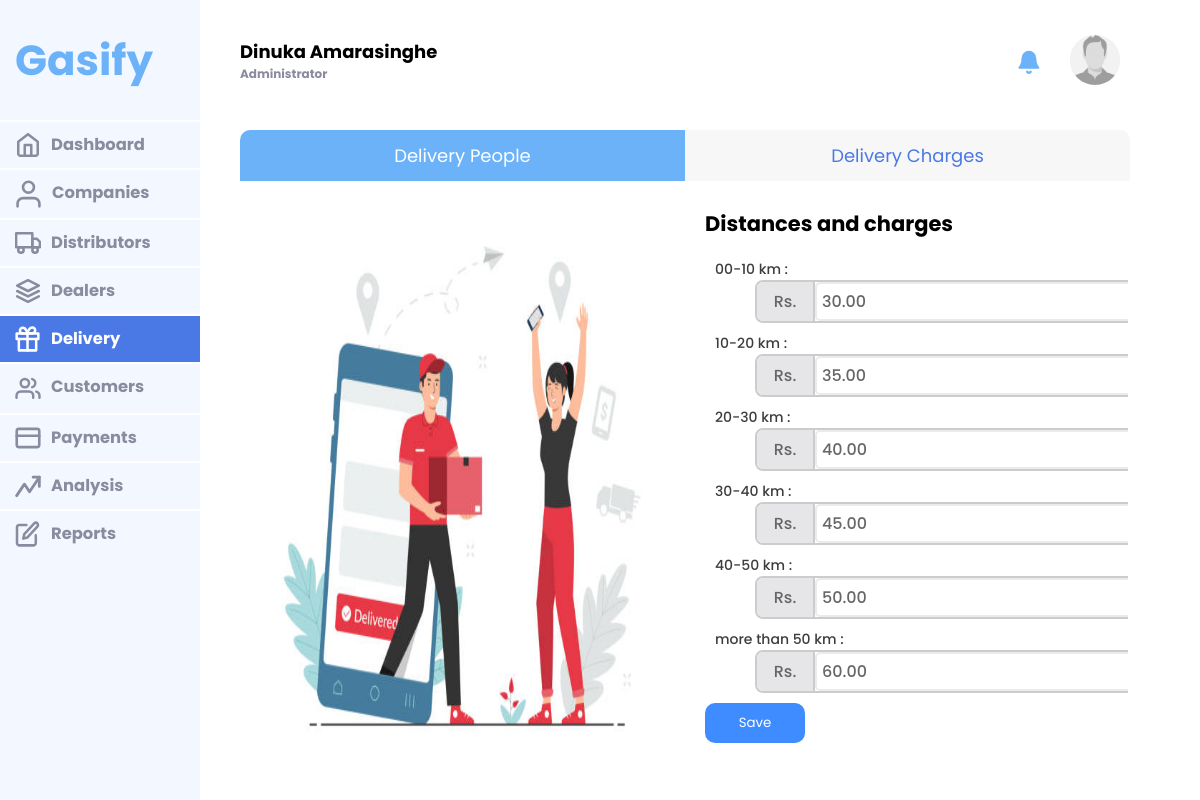
Screenshot of /users/deliveries/charges (signed in) with the database file from the repository.
### tables this page shows
CREATE TABLE `delivery_charge` (
  `min_distance` double NOT NULL,
  `max_distance` double NOT NULL,
  `charge_per_kg` double NOT NULL,
  `admin_id` int(11) DEFAULT NULL
);

### app/core/App.php (called while the page is built, shortened)
<?php
    class App{
        protected $method = 'index';
        public function __construct(){
            $url =$this->getURL();
            if(isset($url[0])){
                if(file_exists('../app/controllers/'.ucwords($url[0]).'.php')){
                    unset($url[0]);
                }
            }
            $this->controller = new $this->controller;
            if(isset($url[1])){
                if(method_exists($this->controller,$url[1])){
                    $this->method = $url[1];
                    unset($url[1]);
                }
            }
            $this->params = $url ? array_values($url) : [];
            return call_user_func_array([$this->controller,$this->method], $this->params);
        }
        private function getURL(){
            if(isset($_GET['url'])){
                $url = rtrim($_GET['url'],'/');
                $url = filter_var($url, FILTER_SANITIZE_URL);
                $url = explode('/',$url);
                return $url;
            }
        }
    }
?>

### public/index.php (called while the page is built, shortened)
<?php
    $app = new App();
?>

### app/core/DataBase.php (called while the page is built, shortened)
<?php
class Database
{
    public $mysqli;
    private function dbConnect()
    {
        $this->mysqli = new mysqli(DB_HOST, DB_USER, DB_PASSWORD, DB_NAME);
        return $this->mysqli;
    }
    public function Query($sql)
    {
        $result = $this->mysqli->query($sql);
        return $result;
    }
}

### app/core/Model.php (called while the page is built, shortened)
<?php
class Model extends Database
{
    public function read($table, $where = null, $order = null, $limit = null)
    {
        $sql = "SELECT * FROM $table";
        $result = $this->Query($sql);
        return $result;
    }
}

### app/models/Admin.php (called while the page is built, shortened)
<?php
class Admin extends Model
{
    public function deliverycharges($mindist=null){
        $data['delivery_charges'] = $this->read('delivery_charge');
        return $data;
    }
}

### app/views/admin/deliverycharges.php (the view, shortened to what this page needs)
<section class="body">
    <section class="body-content deliverycharges">
            <div class="top-panel">
                <ul>
                <li><a href="<?php echo BASEURL; ?>/users/deliveries" class="current">Delivery People</a></li>
                <li><a href="<?php echo BASEURL; ?>/users/deliveries/charges" class="current active">Delivery Charges</a></li>
                </ul>
            </div>
            <div class="content-data">
                <img src="<?php echo BASEURL;?>/public/img/placeholders/delivery.jpg" alt="">
                <form action="<?php echo BASEURL?>/users/deliveries/charges" method="post">
                    <h2>Distances and charges</h2>
                    <?php $delivery_charges = $data['delivery_charges'];?>
                    <?php $row = mysqli_fetch_assoc($delivery_charges); ?>
                    <div><label for="">00-10 km : </label><label class="currency" data-currency="Rs."><input name="0" type="number" value=<?php echo number_format($row['charge_per_kg'],2)?> step=0.01 min=0.00></label></div>
                    <?php $row = mysqli_fetch_assoc($delivery_charges); ?>
                    <div><label for="">10-20 km : </label><label class="currency" data-currency="Rs."><input name="10" type="number" value=<?php echo number_format($row['charge_per_kg'],2)?> step=0.01 min=0.00></label></div>
                    <?php $row = mysqli_fetch_assoc($delivery_charges); ?>
                    <div><label for="">20-30 km : </label><label class="currency" data-currency="Rs."><input name="20" type="number" value=<?php echo number_format($row['charge_per_kg'],2)?> step=0.01 min=0.00></label></div>
                    <?php $row = mysqli_fetch_assoc($delivery_charges); ?>
                    <div><label for="">30-40 km : </label><label class="currency" data-currency="Rs."><input name="30" type="number" value=<?php echo number_format($row['charge_per_kg'],2)?> step=0.01 min=0.00></label></div>
                    <?php $row = mysqli_fetch_assoc($delivery_charges); ?>
                    <div><label for="">40-50 km : </label><label class="currency" data-currency="Rs."><input name="40" type="number" value=<?php echo number_format($row['charge_per_kg'],2)?> step=0.01 min=0.00></label></div>
                    <?php $row = mysqli_fetch_assoc($delivery_charges); ?>
                    <div><label for="">more than 50 km : </label><label class="currency" data-currency="Rs."><input name="50" type="number" value=<?php echo number_format($row['charge_per_kg'],2)?> step=0.01 min=0.00></label></div>
                    <button type="submit" class="button">Save</button>
                </form>
            </div>
    </section>
</section>

### public/css/dashboard.css (style rules this page uses)
*,*::after,::before { margin: 0; padding: 0; border: none; }
a,svg,button,input[type="button"],input[type="file"] { cursor: pointer; text-decoration: none; }
ul li { list-style-type: none; }
:root { --button-orange: #ffbb96; --cancel-red: #FF4D4D; --error-red: #c91919; --error-background: #ffe0e0; --accept-blue: #80B3FF; --active-low: #f7f7f7; --table-gray: #EBEBEB; --table-header: #008198; --navmenu-blue: #e8f6ff; --navmenu-orange: #fdeee8; --navmenu-orange-dark: #fc7949; --button-orange-hover: #fb6833; --navmenu-gray-dark: #8A8B9F; --button-blue: #3E8CFF; --button-blue-hover: #1672fc; --white: #ffffff; --black: #000000; --logo-background: #ffde59; --shadow-wide: rgba(0, 0, 0, 0.24) 0px 3px 8px; --shadow-3d: rgba(0, 0, 0, 0.16) 0px 3px 6px, rgba(0, 0, 0, 0.23) 0px 3px 6px; --input-border: rgb(201, 201, 201) solid 1px; --currency: rgb(2, 146, 60); --larger: 28px; --large: 24px; --medium: 18px; --mediums: 16px; --small: 14px; --exsmall: 12px; --large-numbers: 64px; }
body { display: flex; flex-direction: row; background-color: var(--white); width: 100vw; height: 100vh; font-family: poppins; font-style: normal; font-size: var(--small); box-sizing: border-box; align-items: center; justify-content: center; overflow: hidden; }
.body { display: flex; flex-direction: column; width: 100%; height: 100%; position: relative; }
.body-content { display: flex; flex-direction: column; box-sizing: border-box; padding: 10px 40px 10px 40px; height: 85%; width: 100%; transition: 0.5s ease-in-out; }
.top-panel ul { display: inline-flex; width: 100%; display: flex; flex-direction: row; }
.top-panel ul li { float: left; width: 100%; font-size: var(--medium); text-align: center; }
.top-panel ul li a { box-sizing: border-box; display: block; padding: 10px 10px; width: 100%; height: 100%; color: var(--white); background-color: var(--navmenu-orange-dark); transition: 0.3s; border-top: solid transparent; border-bottom: solid transparent; border-right: solid transparent; border-left: solid transparent; }
.top-panel ul li .active { background-color: var(--active-low); color: var(--button-orange-hover); box-sizing: border-box; -moz-box-sizing: border-box; -webkit-box-sizing: border-box; border-top: 2px solid var(--button-orange-hover); border-right: 2px solid var(--button-orange-hover); border-left: 2px solid var(--button-orange-hover); }
.top-panel ul li:first-child a { border-radius: 10px 0px 0px 0px; }
.top-panel ul li:last-child a { border-radius: 0px 10px 0px 0px; }
.body-content .content-data { position: relative; box-sizing: border-box; -moz-box-sizing: border-box; -webkit-box-sizing: border-box; height: 87%; border-bottom: 2px solid var(--button-orange-hover); border-right: 2px solid var(--button-orange-hover); border-left: 2px solid var(--button-orange-hover); scrollbar-width: thin; }
.body-content .top-panel li a { border: 2px solid transparent; }
input,select { padding: 10px; margin-bottom: 10px; margin-left: 1px; border-radius: 5px; box-sizing: border-box; border: 2px solid var(--table-gray); }
.button { padding: 10px; border-radius: 10px; min-width: 100px; font-family: Poppins; background-color: var(--button-blue); color: white; transition: 0.3s; }
label { font-weight: 500; color: #3d3d3d; }
.body-content .content-data { border: var(--button-orange-hover) solid 2px; border-top: 2px solid var(--button-orange-hover); box-sizing: border-box; overflow-y: scroll; scroll-behavior: smooth; transition: transtionIn 2.5s; }
.body-content .content-data:not(.notifications), .body-content .content-data:not(.profile) { box-sizing: border-box; height: 700px; overflow-y: scroll; scroll-behavior: smooth; transition: transtionIn 2.5s; }
.body-content { overflow-y: scroll; }
.body-content .content-data { border: 2px solid transparent; }

### rows the page displays
delivery_charge: charge_per_kg "30.00"
delivery_charge: charge_per_kg "35.00"
delivery_charge: charge_per_kg "40.00"
delivery_charge: charge_per_kg "45.00"
delivery_charge: charge_per_kg "50.00"
delivery_charge: charge_per_kg "60.00"

### other values shown
$_SESSION['user_name'] "Dinuka Amarasinghe"
userRole() "Administrator"
